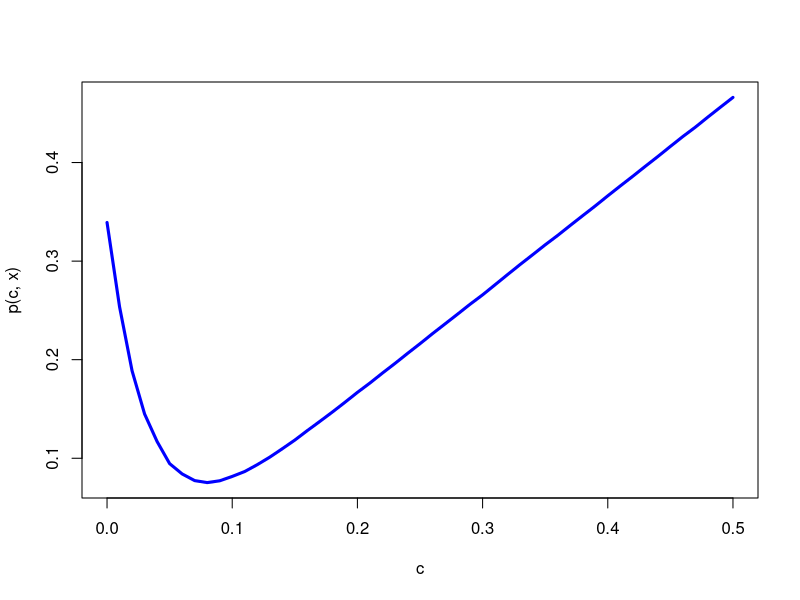
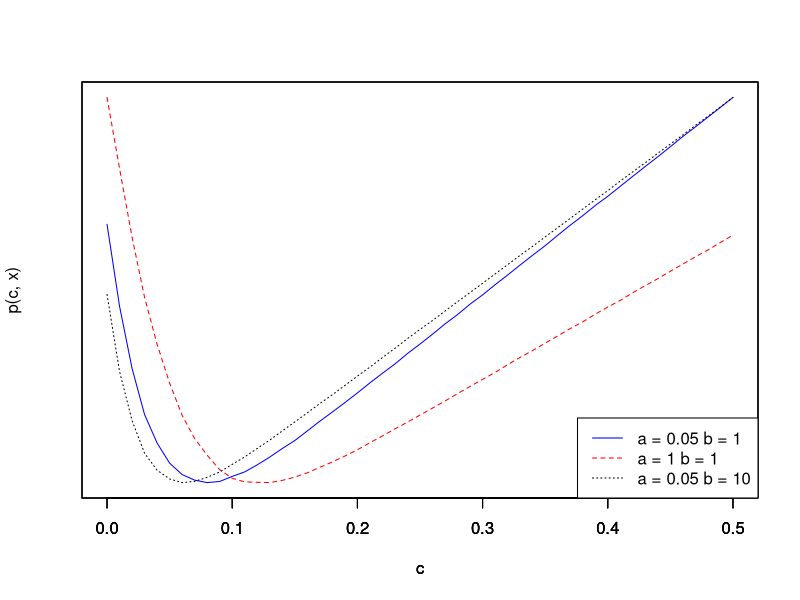
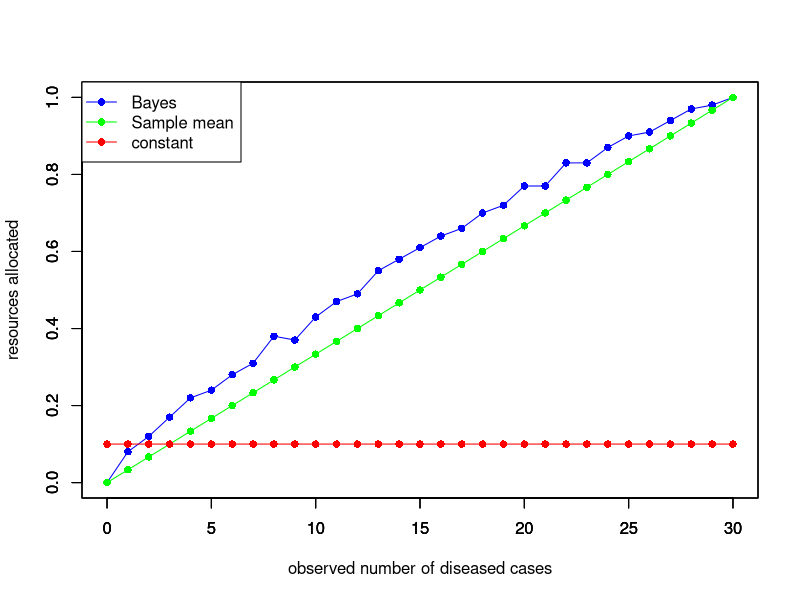
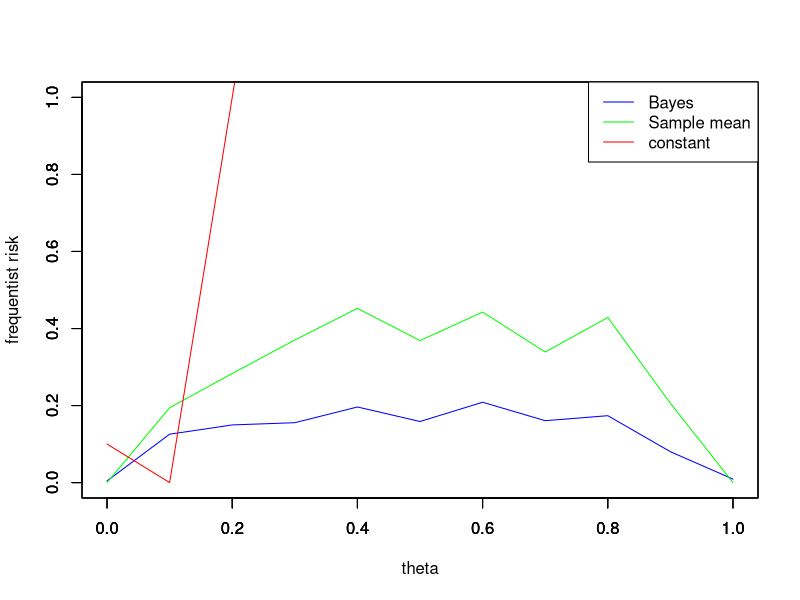
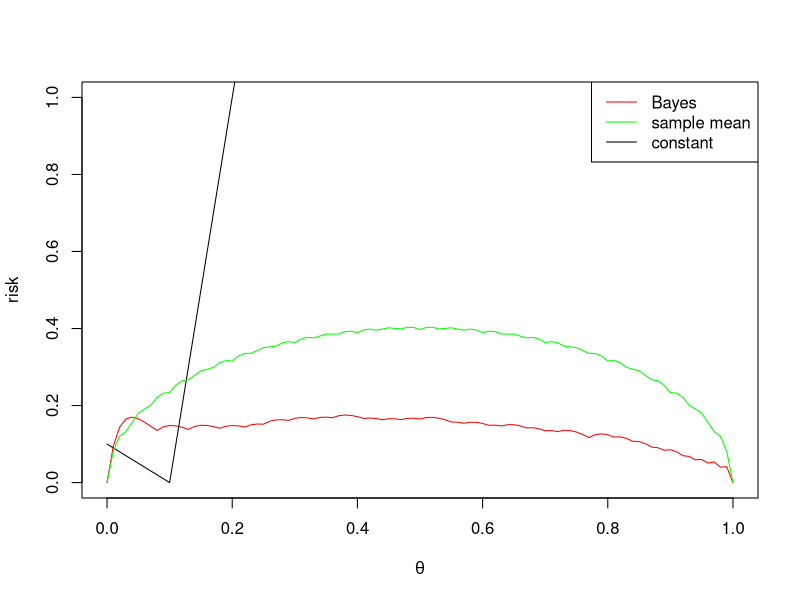

These charts were generated, in order, by the following R code:
# lab-02_lgg.R

# Task 1
# set seed 
set.seed(123)

# data
sum_x = 1
n = 30
# prior parameters
a = 0.05; b = 1
# posterior parameters
an = a + sum_x
bn = b + n - sum_x
th = seq(0,1,length.out = 100)
like = dbeta(th, sum_x+1,n-sum_x+1)
prior = dbeta(th,a,b)
post = dbeta(th,sum_x+a,n-sum_x+b)

# compute the loss given theta and c 
loss_function = function(theta, c){
  if (c < theta){
    return(10*abs(theta - c))
  } else{
    return(l = abs(theta - c))
  }
}

# compute the posterior risk given c 
# s is the number of random draws 
posterior_risk = function(c, a_prior, b_prior, sum_x, n, s = 30000){
  # randow draws from beta distribution 
  a_post = a_prior + sum_x
  b_post = b_prior + n - sum_x
  theta = rbeta(s, a_post, b_post)
  loss <- apply(as.matrix(theta),1,loss_function,c)
  # average values from the loss function
  risk = mean(loss)
}
# a sequence of c in [0, 0.5]
c = seq(0, 0.5, by = 0.01)
post_risk <- apply(as.matrix(c),1,posterior_risk, a, b, sum_x, n)
head(post_risk)
# plot posterior risk against c 
plot(c, post_risk, type = 'l', col='blue', 
     lwd = 3, ylab ='p(c, x)' )

# minimum of posterior risk occurs at c = 0.08
(c[which.min(post_risk)])

# Task 2
# set prior
as = c(0.05, 1, 0.05); bs = c(1, 1, 10)
# initialize posterior risk
post_risk = matrix(NA, 3, length(c))

# for each pair of a and b, compute the posterior risks
for (i in 1:3){
  a_prior = as[i]
  b_prior = bs[i]
  
  post_risk[i,] = apply(as.matrix(c), 1, posterior_risk, a_prior, b_prior, sum_x, n)
}

# plot the posterior risk (for each prior setting)
plot(c, post_risk[1,], type = 'l', col='blue', lty = 1, yaxt = "n", ylab = "p(c, x)")
par(new = T)
plot(c, post_risk[2,], type = 'l', col='red', lty = 2, yaxt = "n", ylab = "")
par(new = T)
plot(c, post_risk[3,], type = 'l', lty = 3, yaxt = "n", ylab = "")
legend("bottomright", lty = c(1,2,3), col = c("blue", "red", "black"), 
       legend = c("a = 0.05 b = 1", "a = 1 b = 1", "a = 0.05 b = 10"))

# Task 3

# find the sum of the x's
sum_xs = seq(0, 30)
# initialize the minimum c
min_c = matrix(NA, 3, length(sum_xs))

# find_optimal_C finds the optimal c under the Bayes procedure
# function of sum of x, parameters for prior, number of observations, and number of random draws 
find_optimal_C <- function(sum_x, a_prior, b_prior, n, s = 500){
  c = seq(0, 1, by = 0.01)
  post_risk =  apply(as.matrix(c), 1, posterior_risk, a_prior, b_prior, sum_x, n, s)
  c[which.min(post_risk)]
}

min_c[1,] = apply(as.matrix(sum_xs), 1, find_optimal_C, a, b, n)
# find optimal c under sample mean
min_c[2,] = (sum_xs)/n
# constant c 
min_c[3,] = 0.1

# plot Bayes procedure, sample mean, and constant 
plot(sum_xs, min_c[1,], col='blue',type = 'o',pch = 16, 
     ylab = "resources allocated", xlab = 'observed number of diseased cases',
     ylim = c(0,1))
par(new = T)
plot(sum_xs, min_c[2,], type = 'o', col='green', 
     pch = 16, ylab = "", xlab = '', ylim = c(0,1))
par(new = T)
plot(sum_xs, min_c[3,], type = 'o',col = 'red',
     pch = 16, ylab = "", xlab = '', ylim = c(0,1))
legend("topleft", lty = c(1,1,1), pch = c(16,16,16),
       col = c("blue", "green", "red"),
       legend = c("Bayes", "Sample mean", "constant"))
### Bayes always picks c to be a little bit larger than sample mean
### (except maybe not at endpoints).

# Task 4

thetas = seq(0, 1, by=0.1)

# frequentist risk for the 3 estimators given a theta
frequentist_risk = function(theta){
  sum_xs = rbinom(100, 30, theta)
  Bayes_optimal = apply(as.matrix(sum_xs), 1, find_optimal_C, a, b, n, s = 100)
  mean_c = sum_xs / 30
  
  loss1 = apply(as.matrix(Bayes_optimal), 1, loss_function, theta = theta)
  loss2 = apply(as.matrix(mean_c), 1, loss_function, theta = theta )
  risk1 = mean(loss1)
  risk2 = mean(loss2)
  risk3 = loss_function(theta, 0.1)
  return(c(risk1, risk2, risk3))
}

# given a sequance a theta, compute frequentist risk for each theta
R = apply(as.matrix(thetas), 1, frequentist_risk)

# plot
plot(thetas, R[1,], col='blue', type = "l", 
     ylab = "frequentist risk", xlab = 'theta',ylim = c(0,1))
par(new = T)
plot(thetas, R[2,], type = 'l', col='green', 
     ylab = "", xlab = '', ylim = c(0,1))
par(new = T)
plot(thetas, R[3,], type = 'l',col = 'red',
     ylab = "", xlab = '', ylim = c(0,1))
legend("topright", lty = c(1,1,1), col = c("blue", "green", "red"),
       legend = c("Bayes", "Sample mean", "constant"))
#### Except at endpoints, Bayes risk is always lower than sample mean risk
#### constant risk has relatively low c at low fraction infected theta
# code by Xu Chen
loss <- function(theta, c){
  if (c >= theta) {
    return(c - theta)
  } else {
    return(10*(theta - c))
  }
}


delta1 <- function(x){
  return(rep(0.1,length(x)))
}


delta2 <- function(x){
  return(x/30)
}


delta3 <- function(x, a = 0.05, b = 1){
  a.post <- a + x
  b.post <- b + 30 - x
  c <- seq(0,1,0.01)
  theta <- matrix(rbeta(1e4*length(c), a.post, b.post), 
                  nrow = 1e4, ncol = length(c))
  
  return(c[which.min(sapply(c, function(u) mean(sapply(theta[,as.integer(100*u+1)], loss, c = u))))])
}

risk <- function(theta, c){
  return(sum(dbinom(x = 0:30, size = 30, prob = theta) * sapply(c, loss, theta = theta)))
}


theta.grid <- seq(0,1,0.01)
x <- 0:30

c3 <- sapply(x, delta3)
plot(theta.grid, sapply(theta.grid, risk, c3), 
     ylim = c(0,1), type = 'l', col = 'red', xlab = expression(theta), ylab = 'risk')

c1 <- delta1(x)
points(theta.grid, sapply(theta.grid, risk, c1), 
       ylim = c(0,1), type = 'l')

c2 <- delta2(x)
points(theta.grid, sapply(theta.grid, risk, c2), 
       ylim = c(0,1), type = 'l', col='green')

legend('topright', legend = c('Bayes', 'sample mean', 'constant'), 
       col = c('red', 'green', 'black'), lty = 1)
# Task 5
#### Based on the plot of frequentist risk versus $\theta$, 
#### All three estimators are admissable because there is at least one 
#### theta value where the risk for these estimators is lower than some other
#### risk. The sample mean estiamtor of rsik eprforms better than Bayes risk 
#### at the endpoints, 0 and 1. The constant estimator performs best around 0.1,
#### and teh Bayes risk performs best for most other values of theta.

#### We also cannot conclude admissability from the plot typically. We also 
#### would need to consider all other estimators. Safer to do in a mathematical
#### way.
